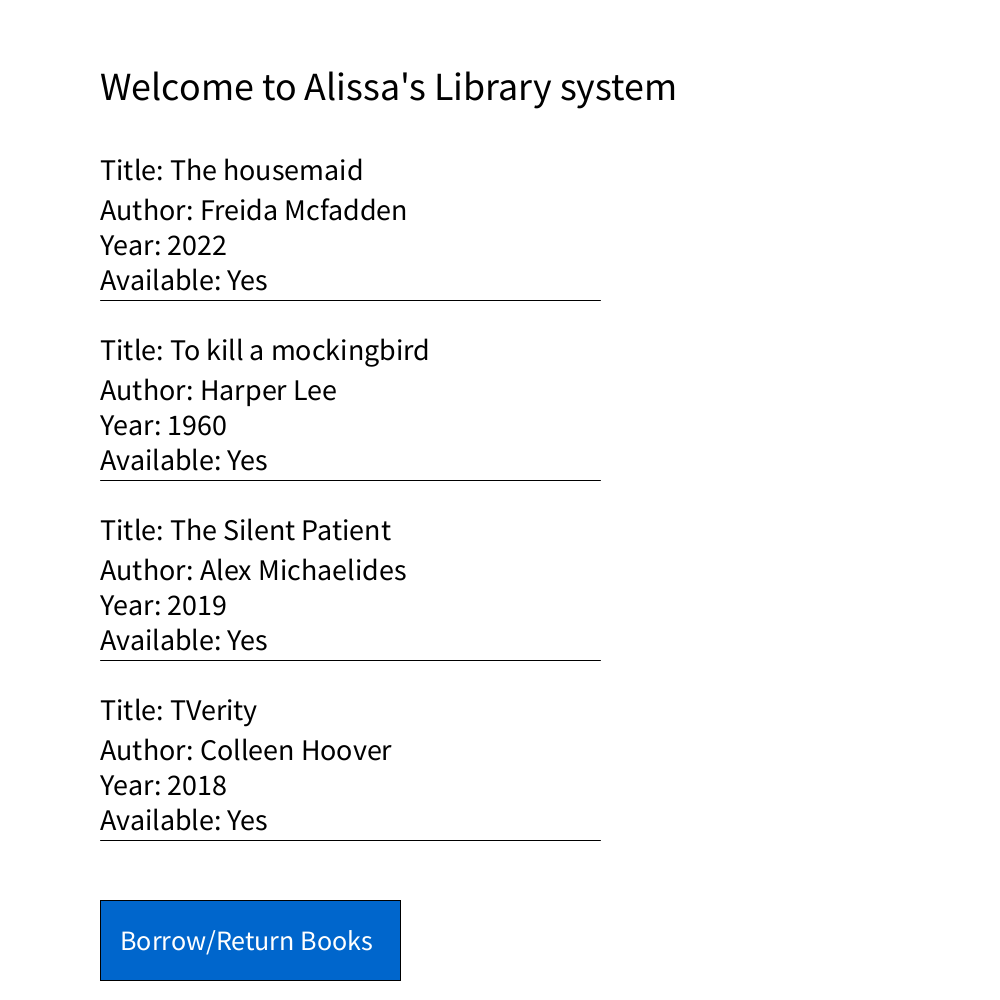
Frame 1 (no input)
Frame 60 (the mouse pressed at the canvas centre just before this capture): identical to frame 1, image omitted
Frame 120 (the mouse held since frame 60 and released just before this capture): identical to frame 1, image omitted

The Processing sketch that drew this single still picture (run headless with seeded random() and noise(); from frame 60 on, the mouse is pressed at the canvas centre):

// Processing sketch: Bibloteksystem
// ── Bibloteksystem.pde
int state = 0; // State variable to keep track of which page is shown
Book book = new Book();
ArrayList<Book> bookList = new ArrayList<Book>();



void setup() {
  size(1000, 1000);
  book.addBooksToList();
  book.display(10, 50);
}


void draw() {
  background(255);

  if (state == 0) {
    showHomePage();  // Show the home page
  } else if (state == 1) {
    showBorrowReturnPage();
  }
}


public void showHomePage() {

  fill(0);
  textSize(40);
  text("Welcome to Alissa's Library system", 100, 100);

  book.loopThroughBooks();
  //Drawing our two buttons
  book.drawsBorrowButtons();
}

void mousePressed() {
  if (state == 1) {
    for (int i = 0; i < bookList.size(); i++) {
      int buttonX = 600;  // X position of the buttons
      int buttonY = 180 + i * 180;  // Y position of the buttons (spaced out by 180 for each book)
      int returnButtonX = 720;  
      int buttonWidth = 100;
      int buttonHeight = 50;

      // Check if the mouse click is within the button's boundaries
      if (mouseX > buttonX && mouseX < buttonX + buttonWidth && mouseY > buttonY && mouseY < buttonY + buttonHeight) {
        // Borrow the book
        println("You borrowed: " + bookList.get(i).title);
        bookList.get(i).isAvailable = false;
      }
       // Check if the mouse click is within the "Return" button's boundaries
        if (mouseX > returnButtonX && mouseX < returnButtonX + buttonWidth && mouseY > buttonY && mouseY < buttonY + buttonHeight) {
          // Return the book if it is borrowed
          if (!bookList.get(i).isAvailable) {
            println("You returned: " + bookList.get(i).title);
            bookList.get(i).isAvailable = true;  // Mark the book as returned
          } else {
            println("Book is already available: " + bookList.get(i).title);
          }
        }
      }
    }
  

  if (state == 0) {
    if (mouseX > 100 && mouseX < 100 + 180 && mouseY > 900 && mouseY < 900 + 80) {
      state = 1;  // Switch to the borrow/return page
    }
  }
}

public void showBorrowReturnPage() {

  book.borrowBook();
}

// ── Book.pde
class Book {

  private String title;
  private String author;
  private int published;
  private boolean isAvailable = true;


  public void addBooksToList() {

    Book book1 = new Book("The housemaid", "Freida Mcfadden", 2022);
    Book book2 = new Book("To kill a mockingbird", "Harper Lee", 1960);
    Book book3 = new Book("The Silent Patient", "Alex Michaelides", 2019);
    Book book4 = new Book("TVerity", "Colleen Hoover", 2018);


    bookList.add(book1);
    bookList.add(book2);
    bookList.add(book3);
    bookList.add(book4);
  }

  public Book() {
  }

  public Book(String title, String author, int published) {
    this.title = title;
    this.author = author;
    this.published = published;
  }


  public void borrowBook() {
    fill(0);
    textSize(40);
    text("Borrow or Return Books", 100, 100);
    drawBorrowAndReturnButtons();
  }


  // Display each book and draw buttons with a numerical label
  public void drawBorrowAndReturnButtons() {
    int x = 100;
    int y = 180;

    for (int i = 0; i < bookList.size(); i++) {
      // Display the book
      bookList.get(i).display(x, y);

      // Draw the borrow button next to each book
      fill(0, 102, 204);
      rect(x + 500, y, 100, 50);  // Adjust button size (width=100, height=50)
      fill(255);
      textSize(20);
      text("Borrow", x + 520, y + 30);
      
      // Draw the "Return" button next to each borrow button
      fill(204, 102, 0);
      rect(x + 620, y, 100, 50);  // Return button
      fill(255);
      text("Return", x + 640, y + 30);

      // Increment Y position for the next book and button
      y += 180;
    }
  }
  






    public void loopThroughBooks() {

      int x = 100;  // X position to start drawing the text
      int y = 180;  // Y position to start drawing the text

      //Displaying our booklist for our user
      for (int i = 0; i < bookList.size(); i++) {
        bookList.get(i).display(x, y);
        y += 180;// Increase Y position for the next book display
       
      }
    }
    void display(int x, int y) {
      textSize(30);
      fill(0);
      text("Title: " + title, x, y);
      text("Author: " + author, x, y + 40);
      text("Year: " + published, x, y + 75);
      text("Available: " + (isAvailable ? "Yes" : "No"), x, y + 110);
      // Draw a separator line
      line(x, y + 120, x + 500, y + 120);
    }



    public String toString() {

      return "Title: " + this.title + " by " +this.author + " published in" + this.published;
    }

    public void drawsBorrowButtons() {

      fill(0, 102, 204);
      rect(100, 900, 300, 80); // Draw the button


      fill(255);
      textSize(28);
      text("Borrow/Return Books", 120, 950);
    }
    

  }
